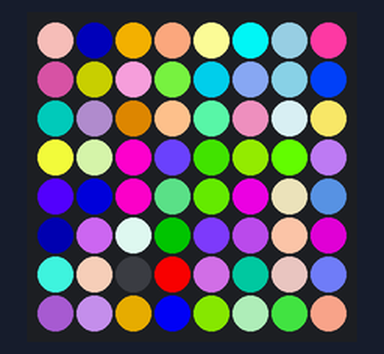
Bench run of a program on a simulated Raspberry Pi (BCM pin numbers) with a Sense HAT. On the bench: the Sense HAT's 8×8 RGB LED matrix. Random numbers come from a fixed seed.

Above: at 0.45 s.
At 2.25 s:
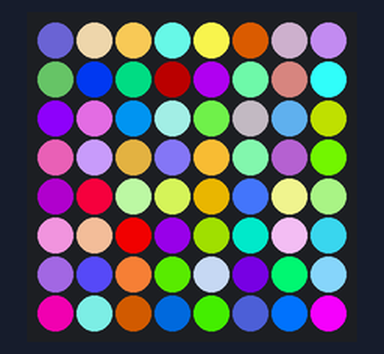
At 4.05 s:
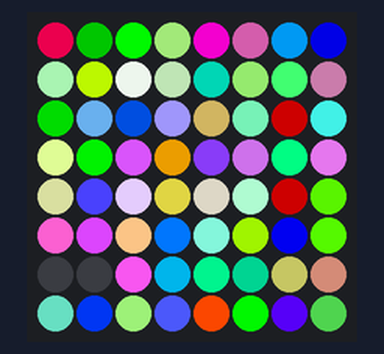
At 7.95 s:
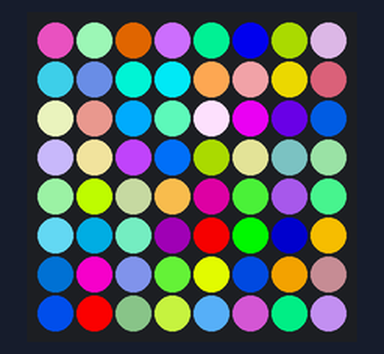
At 15.45 s:
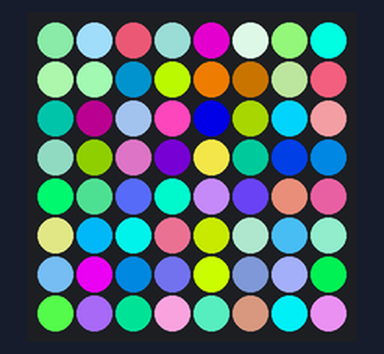
At 21.75 s:
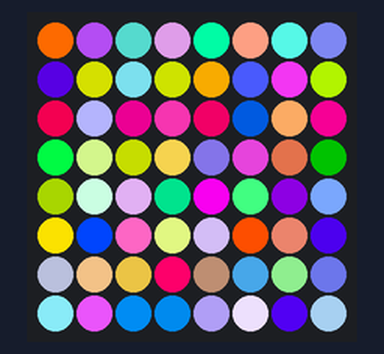

The program:

sparkles.py
```python
from sense_hat import SenseHat
from random import randint

sense = SenseHat()

while True:
    x = randint(0, 7)
    y = randint(0, 7)
    r = randint(0, 255)
    g = randint(0, 255)
    b = randint(0, 255)
    sense.set_pixel(x, y, r, g, b)
```
